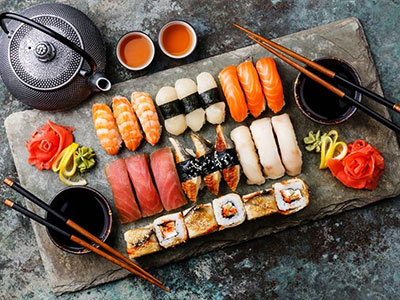
#> input picture img/food/3.jpg, 400 x 300 px, found by its file name
$ jupyter execute --allow-errors tesseract_img.ipynb
#> lines starting #> are read from the running program, lines starting #| are printed output that depends on the picture
[cell 1]
import pandas as pd
import numpy as np
import matplotlib.pyplot as plt

import cv2
import pytesseract
from pytesseract import Output
import re

[cell 2]
class ExpiryDateExtractor:
    def __init__(self, tesseract_cmd_path):
        pytesseract.pytesseract.tesseract_cmd = tesseract_cmd_path

    # 이미지 전처리
    def preprocess_image(self, image):
        image_gray = cv2.cvtColor(image, cv2.COLOR_BGR2GRAY)
        return image_gray

    def extract_expiry_date(self, image_path, camera_roi):
        # 이미지 로드
#> called with image_path = 'image/3.jpg', camera_roi = (100, 100, 400, 150)
        image = cv2.imread(image_path)
#> image is the input picture: shape (300, 400, 3); mean B, G, R 82.1, 95.4, 116.3

        # 카메라 ROI 내에서 이미지 크롭
        x, y, w, h = camera_roi
        cropped_image = image[y:y+h, x:x+w]
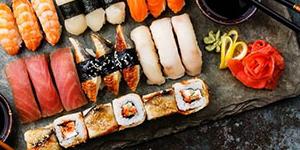
#> cropped_image: shape (150, 300, 3); mean B, G, R 69.7, 91.5, 128.5

        # 이미지에 카메라 ROI에 해당하는 선 그리기
        image_with_roi = cv2.rectangle(image.copy(), (x, y), (x + w, y + h), (0, 255, 0), 2)
        plt.imshow(cv2.cvtColor(image_with_roi, cv2.COLOR_BGR2RGB))
        plt.show()
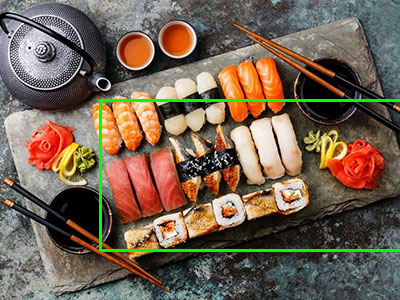
#> shown: shape (300, 400, 3); mean R, G, B 114.5, 98.8, 81.1

        # 이미지 전처리
        processed_image = self.preprocess_image(cropped_image)
#> in preprocess_image, `image_gray = cv2.cvtColor(image, cv2.COLOR_BGR2GRAY)`:
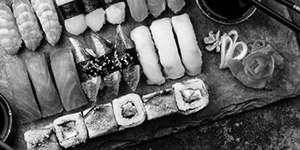
#> image_gray: shape (150, 300); min 0, max 255, mean 100.1

        # 텍스트 추출
        text_data = pytesseract.image_to_data(processed_image, output_type=Output.DICT)

        # 추출된 텍스트 중에서 유통기한 추출
        expiry_dates = self.extract_expiry_dates_from_text(text_data)
        return expiry_dates

    def extract_expiry_dates_from_text(self, text_data):
        # 유통기한 추출을 위한 정규표현식 패턴
        date_pattern = r'(\d{2}|\d{4})\d{2}[\./](0[1-9]|1[012])[\./](0[1-9]|[12][0-9]|3[01])'

        # 추출된 텍스트에서 유통기한 검출
        detected_dates = []
        for i in range(len(text_data['text'])):
            if int(float(text_data['conf'][i])) > 60:
                if re.match(date_pattern, text_data['text'][i]):
                    detected_dates.append(text_data['text'][i])

        return detected_dates

$ run again, with img/food/1.jpg copied over img/food/3.jpg
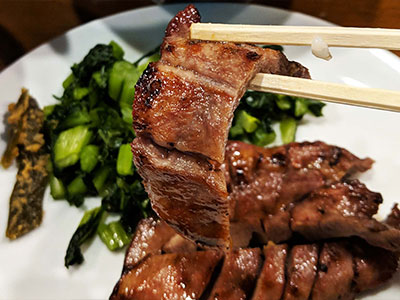
#> input picture img/food/1.jpg, 400 x 300 px, found by its file name
#> in extract_expiry_date, image is the input picture: shape (300, 400, 3); mean B, G, R 77.6, 102, 126.7
#> in extract_expiry_date, `cropped_image = image[y:y+h, x:x+w]`:
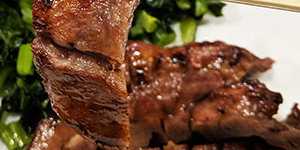
#> cropped_image: shape (150, 300, 3); mean B, G, R 59.7, 84.5, 116.6
#> in preprocess_image, `image_gray = cv2.cvtColor(image, cv2.COLOR_BGR2GRAY)`:
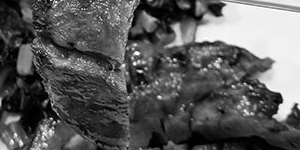
#> image_gray: shape (150, 300); min 0, max 255, mean 91.2

$ run again, with img/food/10.jpg copied over img/food/3.jpg
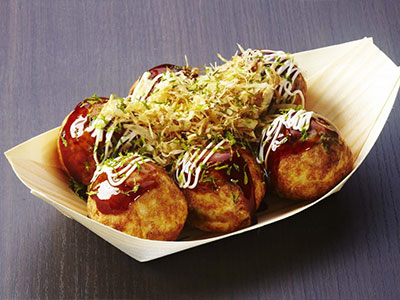
#> input picture img/food/10.jpg, 400 x 300 px, found by its file name
#> in extract_expiry_date, image is the input picture: shape (300, 400, 3); mean B, G, R 93.8, 108.4, 128.7
#> in extract_expiry_date, `cropped_image = image[y:y+h, x:x+w]`:
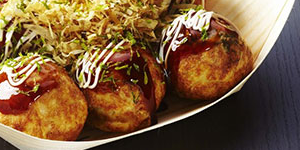
#> cropped_image: shape (150, 300, 3); mean B, G, R 59.4, 92.8, 125.5
#> in preprocess_image, `image_gray = cv2.cvtColor(image, cv2.COLOR_BGR2GRAY)`:
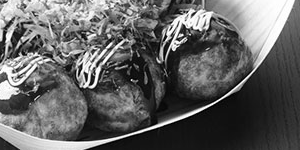
#> image_gray: shape (150, 300); min 0, max 255, mean 98.7

$ run again, with img/food/11.jpg copied over img/food/3.jpg
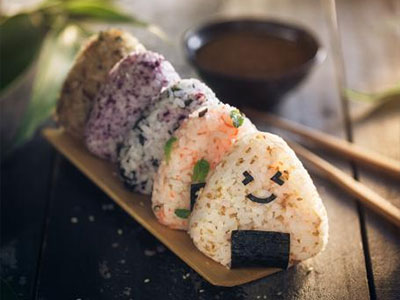
#> input picture img/food/11.jpg, 400 x 300 px, found by its file name
#> in extract_expiry_date, image is the input picture: shape (300, 400, 3); mean B, G, R 86.1, 99.1, 113.8
#> in extract_expiry_date, `cropped_image = image[y:y+h, x:x+w]`:
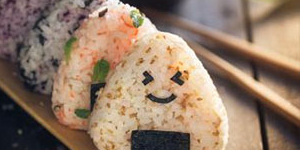
#> cropped_image: shape (150, 300, 3); mean B, G, R 105.1, 124.4, 148.5
#> in preprocess_image, `image_gray = cv2.cvtColor(image, cv2.COLOR_BGR2GRAY)`:
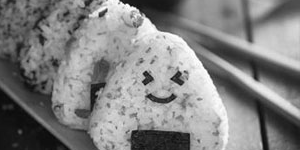
#> image_gray: shape (150, 300); min 9, max 255, mean 129.4
